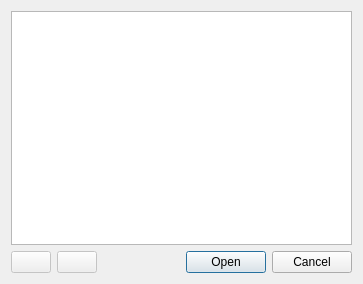
<?xml version="1.0" encoding="UTF-8"?>
<ui version="4.0">
 <class>SongBrowserDialog</class>
 <widget class="QDialog" name="SongBrowserDialog">
  <property name="geometry">
   <rect>
    <x>0</x>
    <y>0</y>
    <width>363</width>
    <height>284</height>
   </rect>
  </property>
  <property name="windowTitle">
   <string>Browse songs</string>
  </property>
  <layout class="QVBoxLayout" name="verticalLayout">
   <item>
    <widget class="QTableView" name="songTable">
     <property name="editTriggers">
      <set>QAbstractItemView::AnyKeyPressed|QAbstractItemView::EditKeyPressed</set>
     </property>
     <property name="selectionBehavior">
      <enum>QAbstractItemView::SelectRows</enum>
     </property>
     <property name="horizontalScrollMode">
      <enum>QAbstractItemView::ScrollPerPixel</enum>
     </property>
     <attribute name="horizontalHeaderHighlightSections">
      <bool>false</bool>
     </attribute>
     <attribute name="verticalHeaderVisible">
      <bool>false</bool>
     </attribute>
    </widget>
   </item>
   <item>
    <layout class="QHBoxLayout" name="horizontalLayout">
     <item>
      <widget class="QPushButton" name="renameBtn">
       <property name="enabled">
        <bool>false</bool>
       </property>
       <property name="icon">
        <iconset theme="edit-rename">
         <normaloff/>
        </iconset>
       </property>
      </widget>
     </item>
     <item>
      <widget class="QPushButton" name="deleteBtn">
       <property name="enabled">
        <bool>false</bool>
       </property>
       <property name="icon">
        <iconset theme="edit-delete"/>
       </property>
      </widget>
     </item>
     <item>
      <widget class="QDialogButtonBox" name="buttonBox">
       <property name="orientation">
        <enum>Qt::Horizontal</enum>
       </property>
       <property name="standardButtons">
        <set>QDialogButtonBox::Cancel|QDialogButtonBox::Open</set>
       </property>
      </widget>
     </item>
    </layout>
   </item>
  </layout>
 </widget>
 <resources/>
 <connections>
  <connection>
   <sender>buttonBox</sender>
   <signal>accepted()</signal>
   <receiver>SongBrowserDialog</receiver>
   <slot>accept()</slot>
   <hints>
    <hint type="sourcelabel">
     <x>248</x>
     <y>254</y>
    </hint>
    <hint type="destinationlabel">
     <x>157</x>
     <y>274</y>
    </hint>
   </hints>
  </connection>
  <connection>
   <sender>buttonBox</sender>
   <signal>rejected()</signal>
   <receiver>SongBrowserDialog</receiver>
   <slot>reject()</slot>
   <hints>
    <hint type="sourcelabel">
     <x>316</x>
     <y>260</y>
    </hint>
    <hint type="destinationlabel">
     <x>286</x>
     <y>274</y>
    </hint>
   </hints>
  </connection>
 </connections>
</ui>
